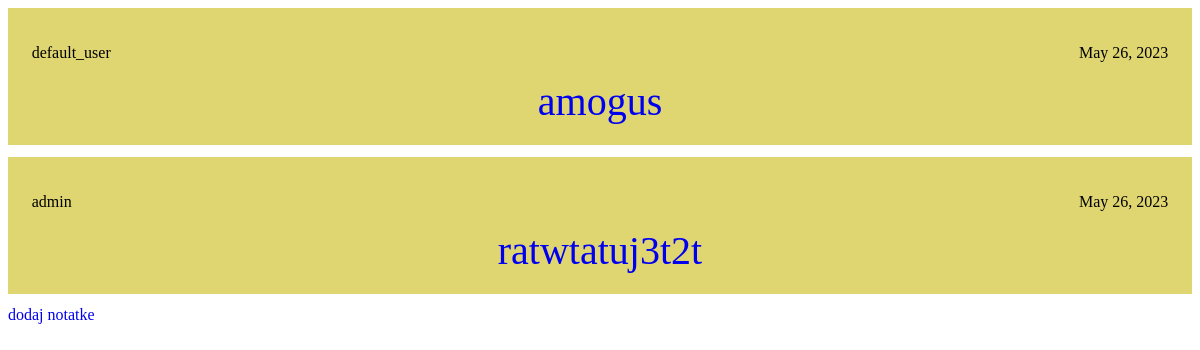
Before: /notatki/ with the older database file.
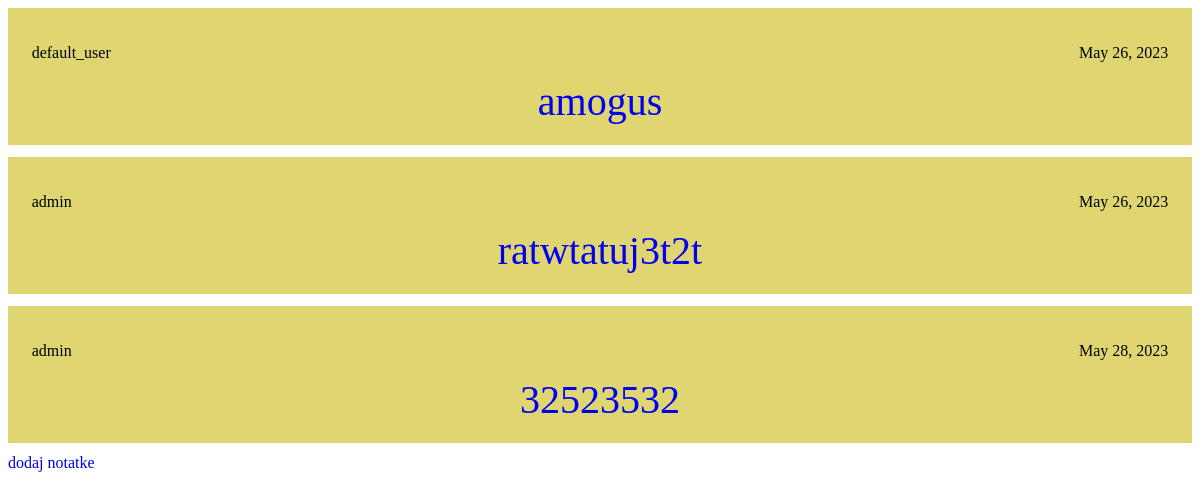
After: the same page with the newer database file.
### notatki/models.py (models this page shows, shortened)
class Notatka(models.Model):
    title = models.CharField(max_length=100)
    content = models.TextField()
    creation_date = models.DateField(auto_now_add=True)
    author = models.ForeignKey(User, on_delete=models.CASCADE)

### notatki/views.py (the view)
# urls.py: path("", views.index, name="index"),
def index(request):
    notatki = Notatka.objects.all()
    return render(request, "index.html", {'notatki': notatki})

### notatki/templates/index.html (shortened to what this page needs)
{% load static %}
<!DOCTYPE html>
<html lang="en">
<head>
    <link rel="stylesheet" type="text/css" href="{% static 'css/main.css' %}">
</head>
<body>
    {% for n in notatki %}
    <div class="notatka">
        <header>
            <div class="info">
                <div style="display: flex;"><p class="author">{{n.author}}</p> <p class="date">{{n.creation_date}}</p></div>
            </div>
            <a href="{{n.id}}">{{n.title}}</a>
        </header>
    </div>
    {% endfor %}
    <a href="add">dodaj notatke</a>
</body>
</html>

Changed rows visible on the page:
added Notatka: author "admin", creation_date "May 28, 2023", title "32523532"
